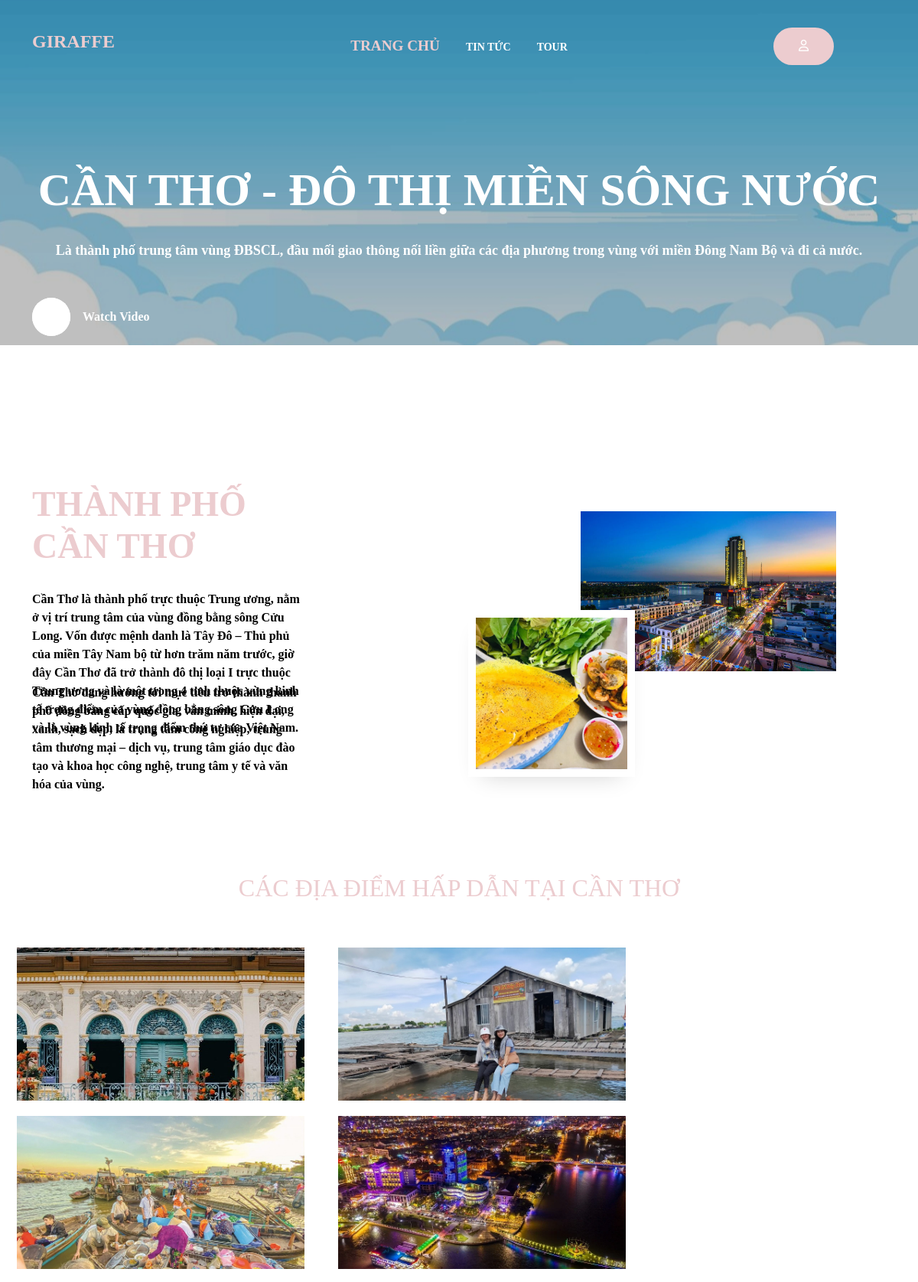
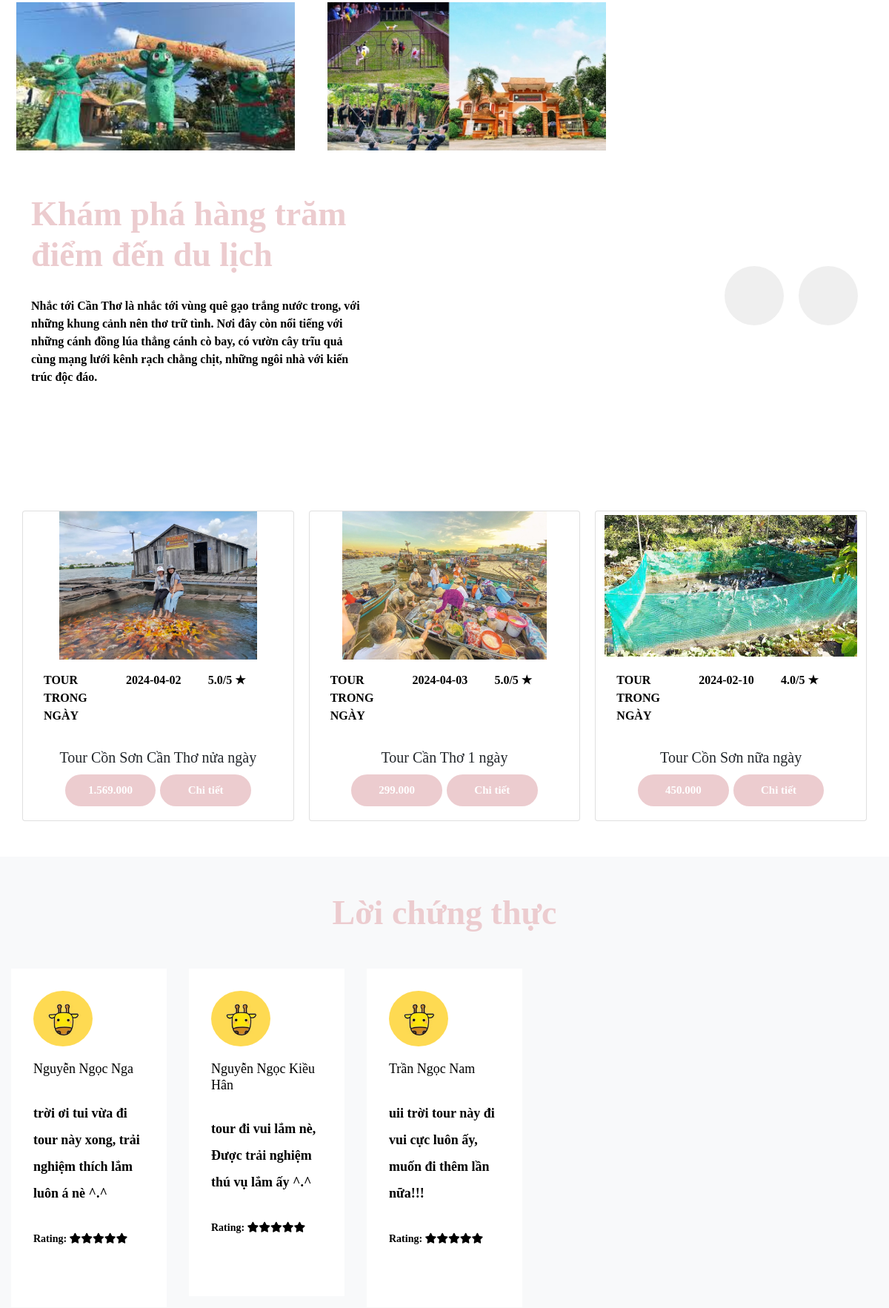
The page / (upper part) on the database its author committed (2 pictures, top to bottom).
### tables this page shows
CREATE TABLE `tour` (
  `T_MA` int(11) NOT NULL,
  `LT_MA` int(11) NOT NULL,
  `T_TEN` varchar(150) NOT NULL,
  `T_MOTA` text NOT NULL,
  `T_HINHANH` varchar(150) NOT NULL,
  `T_NGAYKHOIHANH` date NOT NULL,
  `T_GIA` varchar(10) NOT NULL
);

CREATE TABLE `loaitour` (
  `LT_MA` int(11) NOT NULL,
  `LT_TEN` varchar(150) NOT NULL
);

CREATE TABLE `review` (
  `R_MA` int(11) NOT NULL,
  `T_MA` int(11) NOT NULL,
  `KH_MA` int(11) NOT NULL,
  `R_RATING` float NOT NULL,
  `R_COMMENT` text NOT NULL
);

CREATE TABLE `khachhang` (
  `KH_MA` int(11) NOT NULL,
  `KH_HOTEN` varchar(150) NOT NULL,
  `KH_EMAIL` varchar(150) NOT NULL,
  `KH_SDT` varchar(10) NOT NULL,
  `KH_DIACHI` text NOT NULL,
  `KH_USERNAME` varchar(100) NOT NULL,
  `KH_PASSWORD` varchar(10) NOT NULL
);

### index.php (the view, shortened to what this page needs)
<?php
include('inc/header.php');
?>
<div class="hero overlay py-0 bg-white">
    <div class="img-bg rellax">
        <img src="images/nen.jpg" alt="Image" class="img-fluid">
    </div>
    <div class="container">
        <div class="row align-items-center justify-content-start">
            <div class="col-lg-12 mx-auto text-center">
                <h1 class="heading" data-aos="fade-up">CẦN THƠ - ĐÔ THỊ MIỀN SÔNG NƯỚC</h1>
                <p class="mb-5" data-aos="fade-up">Là thành phố trung tâm vùng ĐBSCL, đầu mối giao thông nối liền giữa
                    các địa phương trong vùng với miền Đông Nam Bộ và đi cả nước.</p>
                <div data-aos="fade-up">
                    <a href="https://youtu.be/NhJrf3F1hCI?t=126"
                        class="play-button align-items-center d-flex glightbox3">
                        <span class="icon-button me-3">
                            <span class="icon-play"></span>
                        </span>
                        <span class="caption">Watch Video</span>
                    </a>
                </div>
            </div>
        </div>
    </div>
</div>
<div class=" section section-2">
    <div class="container">
        <div class="row align-items-center justify-content-between">
            <div class="col-lg-6 order-lg-2 mb-5 mb-lg-0">
                <div class="image-stack mb-5 mb-lg-0">
                    <div class="image-stack__item image-stack__item--bottom" data-aos="fade-up">
                        <img src="images/img_v_1.jpg" alt="Image" class="img-fluid rellax ">
                    </div>
                    <div class="image-stack__item image-stack__item--top" data-aos="fade-up" data-aos-delay="100"
                        data-rellax-percentage="0.5">
                        <img src="images/img_v_2.jpg" alt="Image" class="img-fluid">
                    </div>
                </div>
            </div>
            <div class="col-lg-4 order-lg-1">
                <div>
                    <h2 class="heading mb-3" data-aos="fade-up" data-aos-delay="100">THÀNH PHỐ CẦN THƠ</h2>
                    <p data-aos="fade-up" data-aos-delay="200">Cần Thơ là thành phố trực thuộc Trung ương, nằm ở vị
                        trí
                        trung tâm của vùng đồng bằng sông Cửu Long. Vốn được mệnh danh là Tây Đô – Thủ phủ của miền
                        Tây
                        Nam bộ từ hơn trăm năm trước, giờ đây Cần Thơ đã trở thành đô thị loại I trực thuộc Trung
                        ương
                        và là một trong 4 tỉnh thuộc vùng kinh tế trọng điểm của vùng đồng bằng sông Cửu Long và là
                        vùng
                        kinh tế trọng điểm thứ tư của Việt Nam. </p>
                    <p data-aos="fade-up" data-aos-delay="300">Cần Thơ đang hướng tới mục tiêu trở thành thành phố
                        đồng
                        bằng cấp quốc gia, văn minh, hiện đại, xanh, sạch đẹp, là trung tâm công nghiệp, trung tâm
                        thương mại – dịch vụ, trung tâm giáo dục đào tạo và khoa học công nghệ, trung tâm y tế và
                        văn
                        hóa của vùng.</p>
                </div>
            </div>
        </div>
    </div>
</div>
<div class="box-image">
    <h2 class="heading mb-5 text-center">CÁC ĐỊA ĐIỂM HẤP DẪN TẠI CẦN THƠ</h2>
    <div class="row p-0 m-0">
        <div class="image-container">
            <img src="images/nhaco.jpg" alt="Image">
        </div>
        <div class="image-container">
            <img src="images/conson.jpg" alt="Image">
        </div>
        <div class="image-container">
            <img src="images/img-1.jpg" alt="Image">
        </div>
        <div class="image-container">
            <img src="images/benninhkieu.webp" alt="Image">
        </div>
        <div class="image-container">
            <img src="images/ongde.jpg" alt="Image">
        </div>
        <div class="image-container">
            <img src="images/mykhanh.webp" alt="Image">
        </div>
    </div>
</div>
<div class="section section-3" data-aos="fade-up" data-aos-delay="100">
    <div class="container">
        <div class="row align-items-center justify-content-between  mb-5">
            <div class="col-lg-5" data-aos="fade-up">
                <h2 class="heading mb-3">Khám phá hàng trăm điểm đến du lịch</h2>
                <p>Nhắc tới Cần Thơ là nhắc tới vùng quê gạo trắng nước trong, với những khung cảnh nên thơ
                    trữ
                    tình.
                    Nơi đây còn nổi tiếng với những cánh đồng lúa thẳng cánh cò bay, có vườn cây trĩu quả
                    cùng
                    mạng lưới
                    kênh rạch chằng chịt, những ngôi nhà với kiến trúc độc đáo.</p>
            </div>
            <div class="col-lg-5 text-md-end" data-aos="fade-up" data-aos-delay="100">
                <div id="destination-controls">
                    <span class="prev me-3" data-controls="prev">
                        <span class="icon-chevron-left"></span>
                    </span>
                    <span class="next" data-controls="next">
                        <span class="icon-chevron-right"></span>
                    </span>
                </div>
            </div>
        </div>
    </div>
</div>
<div class="section section-3" data-aos="fade-up" data-aos-delay="10">
    <div class="destination-slider-wrap">
        <div class="container">
            <div class="row"
                style="display: grid; grid-template-columns: repeat(auto-fill, minmax(300px, 1fr)); grid-gap: 20px;">
                <?php
                        include('connect.php');
                        $query = "SELECT tour.*, loaitour.LT_TEN, review.*, khachhang.KH_HOTEN
                            FROM tour
                            LEFT JOIN loaitour ON tour.LT_MA = loaitour.LT_MA
                            LEFT JOIN review ON tour.T_MA = review.T_MA
                            LEFT JOIN khachhang ON review.KH_MA = khachhang.KH_MA
                            WHERE review.R_RATING = '5'
";
                        $result = mysqli_query($conn, $query);
                        mysqli_query($conn, "SET NAMES 'utf8'");
                        while ($row = mysqli_fetch_array($result)) {
                            $current_T_MA = $row['T_MA'];
                            $sql_reviews = "SELECT R_RATING FROM review WHERE T_MA = '$current_T_MA'";
                            $result_reviews = mysqli_query($conn, $sql_reviews);
                            $total_rating = 0;
                            $num_reviews = 0;
                            while ($review_row = mysqli_fetch_assoc($result_reviews)) {
                                $total_rating += $review_row['R_RATING'];
                                $num_reviews++;
                            }
                            if ($num_reviews > 0) {
                                $avg_rating = $total_rating / $num_reviews;
                            } else {
                                $avg_rating = 0;
                            }
                        ?>
                <div class="card" style="width: 100%;">
                    <img src="images/<?php echo $row["T_HINHANH"]; ?>" class="card-img-top" alt="..."
                        style="width: 100%; height: 200px; object-fit: contain">
                    <div class="card-body">
                        <div class="row">
                            <p class="col-4"><?php echo $row['LT_TEN'] ?></p>
                            <p class="col-4"><?php echo $row['T_NGAYKHOIHANH'] ?></p>
                            <p class="col-4"><?php echo number_format($avg_rating, 1) . "/5 "; ?>★</p>
                        </div>
                        <h5 class="card-title text-dark pt-2"><?php echo $row["T_TEN"]; ?></h5>
                        <div class="row m-0 p-0 d-flex justify-content-center">
                            <a class="col-5 btn btn-primary"><?php echo number_format($row['T_GIA'], 0, ",", ".") ?></a>
                            <a class="col-5 btn btn-primary" href="chitiettour.php?T_MA=<?php echo $row["T_MA"]; ?>">Chi
                                tiết</a>
                        </div>
                    </div>
                </div>
                <?php
                        }
                        ?>
            </div>
        </div>
    </div>
</div>
<div class="section bg-light">
    <h2 class="heading mb-5 text-center">Lời chứng thực</h2>
    <div class="wide-slider-testimonial-wrap">
        <div class="wide-slider-testimonial">
            <?php
$query = "SELECT review.*, khachhang.KH_HOTEN
          FROM review
          LEFT JOIN khachhang ON review.KH_MA = khachhang.KH_MA
          WHERE review.R_RATING = 5";
$result = mysqli_query($conn, $query);
            while ($row = mysqli_fetch_assoc($result)) {
                echo '<div class="item">';
                echo '<blockquote class="block-testimonial">';
                echo '<div class="author">';
                echo '<img src="images/huou.jpg" alt="Free template by TemplateUX">';
                echo '<h3>' . $row['KH_HOTEN'] . '</h3>';
                echo '<p>' . $row['R_COMMENT'] . '</p>';
                echo '<p class="position mb-5">Rating: ';
                $rating = intval($row['R_RATING']);
                for ($i = 0; $i < $rating; $i++) {
                    echo '<i class="fas fa-star"></i>';
                }
                echo '</p>';
                echo '</div>';
                echo '</blockquote>';
                echo '</div>';
            }
            ?>
        </div>
    </div>
</div>
<?php
include('inc/footer.php');
?>

### css/tiny-slider.css (style rules this page uses)
.tns-slider { -webkit-transition:all 0s;-moz-transition:all 0s;transition:all 0s }
.tns-slider>.tns-item { -webkit-box-sizing:border-box;-moz-box-sizing:border-box;box-sizing:border-box }
.tns-horizontal.tns-subpixel { white-space:nowrap }
.tns-horizontal.tns-subpixel>.tns-item { display:inline-block;vertical-align:top;white-space:normal }
.tns-transparent { opacity:0;visibility:hidden }

### rows shown on the page
tour: T_HINHANH (picture), LT_MA.LT_TEN "TOUR TRONG NGÀY", T_NGAYKHOIHANH "2024-04-02", avg_rating "5.0", T_TEN "Tour Cồn Sơn Cần Thơ nửa ngày", T_GIA "1.569.000"
tour: T_HINHANH (picture), LT_MA.LT_TEN "TOUR TRONG NGÀY", T_NGAYKHOIHANH "2024-04-03", avg_rating "5.0", T_TEN "Tour Cần Thơ 1 ngày", T_GIA "299.000"
tour: T_HINHANH (picture), LT_MA.LT_TEN "TOUR TRONG NGÀY", T_NGAYKHOIHANH "2024-02-10", avg_rating "4.0", T_TEN "Tour Cồn Sơn nữa ngày", T_GIA "450.000"
review: khachhang.KH_HOTEN "Nguyễn Ngọc Nga", R_COMMENT "trời ơi tui vừa đi tour này xong, trải nghiệm thích lắm luôn á nè ^.^", R_RATING 5 (drawn)
review: khachhang.KH_HOTEN "Nguyễn Ngọc Kiều Hân", R_COMMENT "tour đi vui lắm nè, Được trải nghiệm thú vụ lắm ấy ^.^", R_RATING 5 (drawn)
review: khachhang.KH_HOTEN "Trần Ngọc Nam", R_COMMENT "uii trời tour này đi vui cực luôn ấy, muốn đi thêm lần nữa!!!", R_RATING 5 (drawn)
